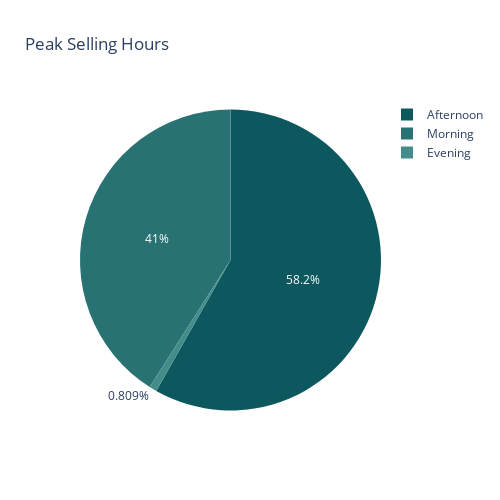

Here is the notebook cell this chart was saved with:
### Code cell
hours = [0,12,18,24]
sessions = ["Morning","Afternoon","Evening"]
countbyHour["Session"] = pd.cut(countbyHour["Time"], bins=hours, labels=sessions, include_lowest=True)
countbyHour = countbyHour.groupby(countbyHour.Session)["Count"].sum().reset_index()
fig = px.pie(countbyHour, names = "Session", values = "Count", title = "Peak Selling Hours", color_discrete_sequence = px.colors.sequential.Mint_r)
fig['layout'].update(width=500, height=500, autosize=False)
fig.show()

### Figure 1 — Plotly figure (JSON) as saved in the notebook; plotly's stock layout.template omitted (floating-point values rounded to 4 significant figures)
{"data": [{"domain": {"x": [0, 1], "y": [0, 1]}, "hovertemplate": "Session=%{label}<br>Count=%{value}<extra></extra>", "labels": ["Morning", "Afternoon", "Evening"], "legendgroup": "", "name": "", "showlegend": true, "type": "pie", "values": [8404, 11937, 166]}], "layout": {"autosize": false, "height": 500, "legend": {"tracegroupgap": 0}, "piecolorway": ["rgb(13, 88, 95)", "rgb(40, 114, 116)", "rgb(68, 140, 138)", "rgb(99, 166, 160)", "rgb(137, 192, 182)", "rgb(180, 217, 204)", "rgb(228, 241, 225)"], "title": {"text": "Peak Selling Hours"}, "width": 500}}
